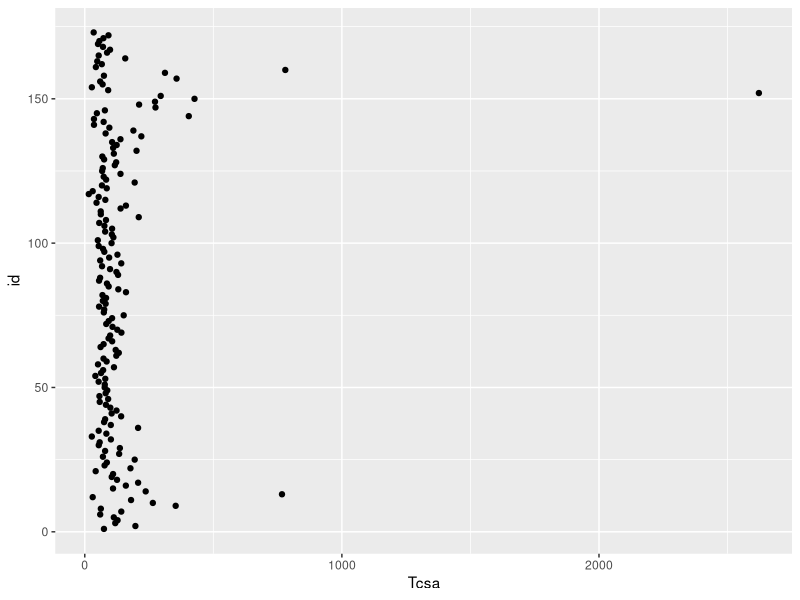

Write the R code that produced this figure.
library(readxl)
library(here)
library(tidyr)
library(dplyr)

mydata <- read_excel(here("analysis/data/raw_data/TCSA_raw_data.xlsx"))

tcsa <- mydata %>%
  mutate(Tcsa = 0.5 *Width * Thickness) %>%
  mutate(id = row_number())

cv <- function(x, ... ) sd(x, ...) / mean(x, ...) *100

mean(tcsa$Tcsa)
sd(tcsa$Tcsa)
cv(tcsa$Tcsa)

## SP made out of blade
tcsa_blade <- tcsa %>%
  filter (Blank == "blade")

mean(tcsa_blade$Tcsa)
sd(tcsa_blade$Tcsa)
cv(tcsa_blade$Tcsa)

library(ggplot2)
ggplot(tcsa, aes(Tcsa, id)) +
  geom_point()
